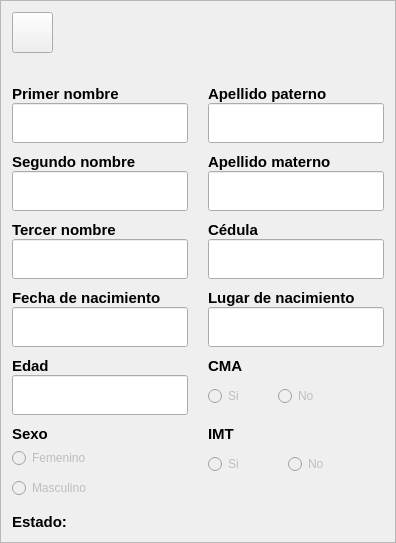
       <widget class="QFrame" name="espacio_personal">
        <property name="maximumSize">
         <size>
          <width>410</width>
          <height>671</height>
         </size>
        </property>
        <property name="styleSheet">
         <string notr="true"/>
        </property>
        <property name="frameShape">
         <enum>QFrame::StyledPanel</enum>
        </property>
        <property name="frameShadow">
         <enum>QFrame::Raised</enum>
        </property>
        <property name="tipo" stdset="0">
         <string>espacio_form</string>
        </property>
        <layout class="QVBoxLayout" name="verticalLayout_3">
         <item>
          <widget class="QPushButton" name="boton_de_regreso">
           <property name="minimumSize">
            <size>
             <width>41</width>
             <height>41</height>
            </size>
           </property>
           <property name="maximumSize">
            <size>
             <width>41</width>
             <height>41</height>
            </size>
           </property>
           <property name="cursor">
            <cursorShape>PointingHandCursor</cursorShape>
           </property>
           <property name="styleSheet">
            <string notr="true"/>
           </property>
           <property name="text">
            <string/>
           </property>
           <property name="iconSize">
            <size>
             <width>30</width>
             <height>30</height>
            </size>
           </property>
           <property name="tipo" stdset="0">
            <string>boton_regresar</string>
           </property>
          </widget>
         </item>
         <item>
          <layout class="QHBoxLayout" name="horizontalLayout">
           <item>
            <spacer name="horizontalSpacer">
             <property name="orientation">
              <enum>Qt::Horizontal</enum>
             </property>
             <property name="sizeHint" stdset="0">
              <size>
               <width>40</width>
               <height>20</height>
              </size>
             </property>
            </spacer>
           </item>
           <item>
            <widget class="QLabel" name="label_imagen_del_alumno">
             <property name="maximumSize">
              <size>
               <width>160</width>
               <height>150</height>
              </size>
             </property>
             <property name="styleSheet">
              <string notr="true"/>
             </property>
             <property name="text">
              <string/>
             </property>
             <property name="pixmap">
              <pixmap>../recursos_de_imagenes/estudiante_m.png</pixmap>
             </property>
             <property name="scaledContents">
              <bool>true</bool>
             </property>
            </widget>
           </item>
           <item>
            <spacer name="horizontalSpacer_2">
             <property name="orientation">
              <enum>Qt::Horizontal</enum>
             </property>
             <property name="sizeHint" stdset="0">
              <size>
               <width>40</width>
               <height>20</height>
              </size>
             </property>
            </spacer>
           </item>
          </layout>
         </item>
         <item>
          <layout class="QGridLayout" name="gridLayout_2">
           <property name="horizontalSpacing">
            <number>20</number>
           </property>
           <property name="verticalSpacing">
            <number>10</number>
           </property>
           <item row="2" column="0">
            <layout class="QVBoxLayout" name="verticalLayout_36">
             <property name="spacing">
              <number>0</number>
             </property>
             <item alignment="Qt::AlignLeft">
              <widget class="QLabel" name="label_tercer_nombre">
               <property name="font">
                <font>
                 <family>Segoe UI</family>
                 <pointsize>11</pointsize>
                 <weight>75</weight>
                 <italic>false</italic>
                 <bold>true</bold>
                </font>
               </property>
               <property name="styleSheet">
                <string notr="true"/>
               </property>
               <property name="text">
                <string>Tercer nombre</string>
               </property>
               <property name="scaledContents">
                <bool>false</bool>
               </property>
               <property name="tipo" stdset="0">
                <string>titulo_qlineedit</string>
               </property>
              </widget>
             </item>
             <item>
              <widget class="QLineEdit" name="input_mostrar_tercer_nombre">
               <property name="enabled">
                <bool>true</bool>
               </property>
               <property name="minimumSize">
                <size>
                 <width>0</width>
                 <height>40</height>
                </size>
               </property>
               <property name="font">
                <font>
                 <family>Segoe UI</family>
                 <pointsize>14</pointsize>
                 <weight>50</weight>
                 <italic>false</italic>
                 <bold>false</bold>
                </font>
               </property>
               <property name="styleSheet">
                <string notr="true"/>
               </property>
               <property name="readOnly">
                <bool>true</bool>
               </property>
              </widget>
             </item>
            </layout>
           </item>
           <item row="5" column="0">
            <widget class="QFrame" name="frame">
             <property name="styleSheet">
              <string notr="true"/>
             </property>
             <layout class="QVBoxLayout" name="verticalLayout_12">
              <property name="spacing">
               <number>0</number>
              </property>
              <property name="leftMargin">
               <number>0</number>
              </property>
              <property name="topMargin">
               <number>0</number>
              </property>
              <property name="rightMargin">
               <number>0</number>
              </property>
              <property name="bottomMargin">
               <number>0</number>
              </property>
              <item>
               <widget class="QLabel" name="label_sexo">
                <property name="maximumSize">
                 <size>
                  <width>50</width>
                  <height>16777215</height>
                 </size>
                </property>
                <property name="font">
                 <font>
                  <family>Segoe UI</family>
                  <pointsize>11</pointsize>
                  <weight>75</weight>
                  <italic>false</italic>
                  <bold>true</bold>
                 </font>
                </property>
                <property name="styleSheet">
                 <string notr="true"/>
                </property>
                <property name="text">
                 <string>Sexo</string>
                </property>
                <property name="scaledContents">
                 <bool>false</bool>
                </property>
                <property name="tipo" stdset="0">
                 <string>titulo_qlineedit</string>
                </property>
               </widget>
              </item>
              <item>
               <widget class="QRadioButton" name="input_sexo_femenino">
                <property name="enabled">
                 <bool>false</bool>
                </property>
                <property name="minimumSize">
                 <size>
                  <width>0</width>
                  <height>30</height>
                 </size>
                </property>
                <property name="styleSheet">
                 <string notr="true"/>
                </property>
                <property name="text">
                 <string>Femenino</string>
                </property>
                <property name="checkable">
                 <bool>true</bool>
                </property>
                <property name="checked">
                 <bool>false</bool>
                </property>
               </widget>
              </item>
              <item>
               <widget class="QRadioButton" name="input_sexo_masculino">
                <property name="enabled">
                 <bool>false</bool>
                </property>
                <property name="minimumSize">
                 <size>
                  <width>0</width>
                  <height>30</height>
                 </size>
                </property>
                <property name="styleSheet">
                 <string notr="true"/>
                </property>
                <property name="text">
                 <string>Masculino</string>
                </property>
                <property name="checkable">
                 <bool>true</bool>
                </property>
                <property name="checked">
                 <bool>false</bool>
                </property>
               </widget>
              </item>
             </layout>
            </widget>
           </item>
           <item row="4" column="1">
            <widget class="QFrame" name="espacio_cma">
             <property name="toolTip">
              <string>&lt;html&gt;&lt;head/&gt;&lt;body&gt;&lt;p&gt;¿Tiene Certificado de Manipulación de Alimentos?&lt;/p&gt;&lt;/body&gt;&lt;/html&gt;</string>
             </property>
             <property name="styleSheet">
              <string notr="true"/>
             </property>
             <layout class="QFormLayout" name="formLayout_5">
              <property name="horizontalSpacing">
               <number>20</number>
              </property>
              <property name="leftMargin">
               <number>0</number>
              </property>
              <property name="topMargin">
               <number>0</number>
              </property>
              <property name="rightMargin">
               <number>0</number>
              </property>
              <property name="bottomMargin">
               <number>0</number>
              </property>
              <item row="0" column="0">
               <widget class="QLabel" name="label_cma">
                <property name="font">
                 <font>
                  <family>Segoe UI</family>
                  <pointsize>11</pointsize>
                  <weight>75</weight>
                  <italic>false</italic>
                  <bold>true</bold>
                 </font>
                </property>
                <property name="styleSheet">
                 <string notr="true"/>
                </property>
                <property name="text">
                 <string>CMA</string>
                </property>
                <property name="scaledContents">
                 <bool>false</bool>
                </property>
                <property name="tipo" stdset="0">
                 <string>titulo_qlineedit</string>
                </property>
               </widget>
              </item>
              <item row="1" column="0">
               <widget class="QRadioButton" name="input_si_cma">
                <property name="enabled">
                 <bool>false</bool>
                </property>
                <property name="minimumSize">
                 <size>
                  <width>50</width>
                  <height>30</height>
                 </size>
                </property>
                <property name="maximumSize">
                 <size>
                  <width>60</width>
                  <height>16777215</height>
                 </size>
                </property>
                <property name="styleSheet">
                 <string notr="true"/>
                </property>
                <property name="text">
                 <string>Si</string>
                </property>
               </widget>
              </item>
              <item row="1" column="1">
               <widget class="QRadioButton" name="input_no_cma">
                <property name="enabled">
                 <bool>false</bool>
                </property>
                <property name="minimumSize">
                 <size>
                  <width>50</width>
                  <height>30</height>
                 </size>
                </property>
                <property name="maximumSize">
                 <size>
                  <width>50</width>
                  <height>16777215</height>
                 </size>
                </property>
                <property name="styleSheet">
                 <string notr="true"/>
                </property>
                <property name="text">
                 <string>No</string>
                </property>
               </widget>
              </item>
             </layout>
            </widget>
           </item>
           <item row="3" column="0">
            <layout class="QVBoxLayout" name="verticalLayout_28">
             <item alignment="Qt::AlignLeft">
              <widget class="QLabel" name="label_fecha_nacimiento">
               <property name="font">
                <font>
                 <family>Segoe UI</family>
                 <pointsize>11</pointsize>
                 <weight>75</weight>
                 <italic>false</italic>
                 <bold>true</bold>
                </font>
               </property>
               <property name="styleSheet">
                <string notr="true"/>
               </property>
               <property name="text">
                <string>Fecha de nacimiento</string>
               </property>
               <property name="scaledContents">
                <bool>false</bool>
               </property>
               <property name="tipo" stdset="0">
                <string>titulo_qlineedit</string>
               </property>
              </widget>
             </item>
             <item>
              <widget class="QLineEdit" name="input_mostrar_fecha_nacimiento">
               <property name="enabled">
                <bool>true</bool>
               </property>
               <property name="minimumSize">
                <size>
                 <width>0</width>
                 <height>40</height>
                </size>
               </property>
               <property name="font">
                <font>
                 <family>Segoe UI</family>
                 <pointsize>14</pointsize>
                 <weight>50</weight>
                 <italic>false</italic>
                 <bold>false</bold>
                </font>
               </property>
               <property name="styleSheet">
                <string notr="true"/>
               </property>
               <property name="readOnly">
                <bool>true</bool>
               </property>
              </widget>
             </item>
            </layout>
           </item>
           <item row="1" column="1">
            <layout class="QVBoxLayout" name="verticalLayout_24">
             <item alignment="Qt::AlignLeft">
              <widget class="QLabel" name="label_apellido_materno">
               <property name="font">
                <font>
                 <family>Segoe UI</family>
                 <pointsize>11</pointsize>
                 <weight>75</weight>
                 <italic>false</italic>
                 <bold>true</bold>
                </font>
               </property>
               <property name="styleSheet">
                <string notr="true"/>
               </property>
               <property name="text">
                <string>Apellido materno</string>
               </property>
               <property name="scaledContents">
                <bool>false</bool>
               </property>
               <property name="tipo" stdset="0">
                <string>titulo_qlineedit</string>
               </property>
              </widget>
             </item>
             <item>
              <widget class="QLineEdit" name="input_mostrar_apellido_materno">
               <property name="enabled">
                <bool>true</bool>
               </property>
               <property name="minimumSize">
                <size>
                 <width>0</width>
                 <height>40</height>
                </size>
               </property>
               <property name="font">
                <font>
                 <family>Segoe UI</family>
                 <pointsize>14</pointsize>
                 <weight>50</weight>
                 <italic>false</italic>
                 <bold>false</bold>
                </font>
               </property>
               <property name="styleSheet">
                <string notr="true"/>
               </property>
               <property name="readOnly">
                <bool>true</bool>
               </property>
              </widget>
             </item>
            </layout>
           </item>
           <item row="5" column="1">
            <widget class="QFrame" name="espacio_imt">
             <property name="toolTip">
              <string>&lt;html&gt;&lt;head/&gt;&lt;body&gt;&lt;p&gt;¿Está Inscrito en el Ministerio de Trabajo?&lt;/p&gt;&lt;/body&gt;&lt;/html&gt;</string>
             </property>
             <property name="styleSheet">
              <string notr="true"/>
             </property>
             <layout class="QFormLayout" name="formLayout_6">
              <property name="horizontalSpacing">
               <number>30</number>
              </property>
              <property name="leftMargin">
               <number>0</number>
              </property>
              <property name="topMargin">
               <number>0</number>
              </property>
              <property name="rightMargin">
               <number>0</number>
              </property>
              <property name="bottomMargin">
               <number>0</number>
              </property>
              <item row="0" column="0">
               <widget class="QLabel" name="label_imt">
                <property name="font">
                 <font>
                  <family>Segoe UI</family>
                  <pointsize>11</pointsize>
                  <weight>75</weight>
                  <italic>false</italic>
                  <bold>true</bold>
                 </font>
                </property>
                <property name="styleSheet">
                 <string notr="true"/>
                </property>
                <property name="text">
                 <string>IMT</string>
                </property>
                <property name="scaledContents">
                 <bool>false</bool>
                </property>
                <property name="tipo" stdset="0">
                 <string>titulo_qlineedit</string>
                </property>
               </widget>
              </item>
              <item row="1" column="0">
               <widget class="QRadioButton" name="input_si_imt">
                <property name="enabled">
                 <bool>false</bool>
                </property>
                <property name="minimumSize">
                 <size>
                  <width>50</width>
                  <height>30</height>
                 </size>
                </property>
                <property name="maximumSize">
                 <size>
                  <width>60</width>
                  <height>16777215</height>
                 </size>
                </property>
                <property name="styleSheet">
                 <string notr="true"/>
                </property>
                <property name="text">
                 <string>Si</string>
                </property>
               </widget>
              </item>
              <item row="1" column="1">
               <widget class="QRadioButton" name="input_no_imt">
                <property name="enabled">
                 <bool>false</bool>
                </property>
                <property name="minimumSize">
                 <size>
                  <width>50</width>
                  <height>30</height>
                 </size>
                </property>
                <property name="maximumSize">
                 <size>
                  <width>60</width>
                  <height>16777215</height>
                 </size>
                </property>
                <property name="styleSheet">
                 <string notr="true"/>
                </property>
                <property name="text">
                 <string>No</string>
                </property>
               </widget>
              </item>
             </layout>
            </widget>
           </item>
           <item row="3" column="1">
            <layout class="QVBoxLayout" name="verticalLayout_29">
             <item alignment="Qt::AlignLeft">
              <widget class="QLabel" name="label_lugar_nacimiento">
               <property name="font">
                <font>
                 <family>Segoe UI</family>
                 <pointsize>11</pointsize>
                 <weight>75</weight>
                 <italic>false</italic>
                 <bold>true</bold>
                </font>
               </property>
               <property name="styleSheet">
                <string notr="true"/>
               </property>
               <property name="text">
                <string>Lugar de nacimiento</string>
               </property>
               <property name="scaledContents">
                <bool>false</bool>
               </property>
               <property name="tipo" stdset="0">
                <string>titulo_qlineedit</string>
               </property>
              </widget>
             </item>
             <item>
              <widget class="QLineEdit" name="input_mostrar_lugar_nacimiento">
               <property name="enabled">
                <bool>true</bool>
               </property>
               <property name="minimumSize">
                <size>
                 <width>0</width>
                 <height>40</height>
                </size>
               </property>
               <property name="font">
                <font>
                 <family>Segoe UI</family>
                 <pointsize>14</pointsize>
                 <weight>50</weight>
                 <italic>false</italic>
                 <bold>false</bold>
                </font>
               </property>
               <property name="styleSheet">
                <string notr="true"/>
               </property>
               <property name="readOnly">
                <bool>true</bool>
               </property>
              </widget>
             </item>
            </layout>
           </item>
           <item row="0" column="1">
            <layout class="QVBoxLayout" name="verticalLayout_27">
             <item alignment="Qt::AlignLeft">
              <widget class="QLabel" name="label_apellido_paterno">
               <property name="font">
                <font>
                 <family>Segoe UI</family>
                 <pointsize>11</pointsize>
                 <weight>75</weight>
                 <italic>false</italic>
                 <bold>true</bold>
                </font>
               </property>
               <property name="styleSheet">
                <string notr="true"/>
               </property>
               <property name="text">
                <string>Apellido paterno</string>
               </property>
               <property name="scaledContents">
                <bool>false</bool>
               </property>
               <property name="tipo" stdset="0">
                <string>titulo_qlineedit</string>
               </property>
              </widget>
             </item>
             <item>
              <widget class="QLineEdit" name="input_mostrar_apellido_paterno">
               <property name="enabled">
                <bool>true</bool>
               </property>
               <property name="minimumSize">
                <size>
                 <width>0</width>
                 <height>40</height>
                </size>
               </property>
               <property name="font">
                <font>
                 <family>Segoe UI</family>
                 <pointsize>14</pointsize>
                 <weight>50</weight>
                 <italic>false</italic>
                 <bold>false</bold>
                </font>
               </property>
               <property name="styleSheet">
                <string notr="true"/>
               </property>
               <property name="readOnly">
                <bool>true</bool>
               </property>
              </widget>
             </item>
            </layout>
           </item>
           <item row="1" column="0">
            <layout class="QVBoxLayout" name="verticalLayout_22">
             <property name="spacing">
              <number>0</number>
             </property>
             <item alignment="Qt::AlignLeft">
              <widget class="QLabel" name="label_segundo_nombre">
               <property name="font">
                <font>
                 <family>Segoe UI</family>
                 <pointsize>11</pointsize>
                 <weight>75</weight>
                 <italic>false</italic>
                 <bold>true</bold>
                </font>
               </property>
               <property name="styleSheet">
                <string notr="true"/>
               </property>
               <property name="text">
                <string>Segundo nombre</string>
               </property>
               <property name="scaledContents">
                <bool>false</bool>
               </property>
               <property name="tipo" stdset="0">
                <string>titulo_qlineedit</string>
               </property>
              </widget>
             </item>
             <item>
              <widget class="QLineEdit" name="input_mostrar_segundo_nombre">
               <property name="enabled">
                <bool>true</bool>
               </property>
               <property name="minimumSize">
                <size>
                 <width>0</width>
                 <height>40</height>
                </size>
               </property>
               <property name="font">
                <font>
                 <family>Segoe UI</family>
                 <pointsize>14</pointsize>
                 <weight>50</weight>
                 <italic>false</italic>
                 <bold>false</bold>
                </font>
               </property>
               <property name="styleSheet">
                <string notr="true"/>
               </property>
               <property name="readOnly">
                <bool>true</bool>
               </property>
              </widget>
             </item>
            </layout>
           </item>
           <item row="4" column="0">
            <layout class="QVBoxLayout" name="verticalLayout_26">
             <item alignment="Qt::AlignLeft">
              <widget class="QLabel" name="label_edad">
               <property name="font">
                <font>
                 <family>Segoe UI</family>
                 <pointsize>11</pointsize>
                 <weight>75</weight>
                 <italic>false</italic>
                 <bold>true</bold>
                </font>
               </property>
               <property name="styleSheet">
                <string notr="true"/>
               </property>
               <property name="text">
                <string>Edad</string>
               </property>
               <property name="scaledContents">
                <bool>false</bool>
               </property>
               <property name="tipo" stdset="0">
                <string>titulo_qlineedit</string>
               </property>
              </widget>
             </item>
             <item>
              <widget class="QLineEdit" name="input_mostrar_edad">
               <property name="enabled">
                <bool>true</bool>
               </property>
               <property name="minimumSize">
                <size>
                 <width>0</width>
                 <height>40</height>
                </size>
               </property>
               <property name="font">
                <font>
                 <family>Segoe UI</family>
                 <pointsize>14</pointsize>
                 <weight>50</weight>
                 <italic>false</italic>
                 <bold>false</bold>
                </font>
               </property>
               <property name="styleSheet">
                <string notr="true"/>
               </property>
               <property name="readOnly">
                <bool>true</bool>
               </property>
              </widget>
             </item>
            </layout>
           </item>
           <item row="0" column="0">
            <layout class="QVBoxLayout" name="verticalLayout_23">
             <property name="spacing">
              <number>0</number>
             </property>
             <item alignment="Qt::AlignLeft">
              <widget class="QLabel" name="label_primer_nombre">
               <property name="font">
                <font>
                 <family>Segoe UI</family>
                 <pointsize>11</pointsize>
                 <weight>75</weight>
                 <italic>false</italic>
                 <bold>true</bold>
                </font>
               </property>
               <property name="styleSheet">
                <string notr="true"/>
               </property>
               <property name="text">
                <string>Primer nombre</string>
               </property>
               <property name="scaledContents">
                <bool>false</bool>
               </property>
               <property name="tipo" stdset="0">
                <string>titulo_qlineedit</string>
               </property>
              </widget>
             </item>
             <item>
              <widget class="QLineEdit" name="input_mostrar_primer_nombre">
               <property name="enabled">
                <bool>true</bool>
               </property>
               <property name="minimumSize">
                <size>
                 <width>0</width>
                 <height>40</height>
                </size>
               </property>
               <property name="font">
                <font>
                 <family>Segoe UI</family>
                 <pointsize>14</pointsize>
                 <weight>50</weight>
                 <italic>false</italic>
                 <bold>false</bold>
                </font>
               </property>
               <property name="styleSheet">
                <string notr="true"/>
               </property>
               <property name="readOnly">
                <bool>true</bool>
               </property>
              </widget>
             </item>
            </layout>
           </item>
           <item row="2" column="1">
            <layout class="QVBoxLayout" name="verticalLayout_25">
             <item alignment="Qt::AlignLeft">
              <widget class="QLabel" name="label_cedula">
               <property name="font">
                <font>
                 <family>Segoe UI</family>
                 <pointsize>11</pointsize>
                 <weight>75</weight>
                 <italic>false</italic>
                 <bold>true</bold>
                </font>
               </property>
               <property name="styleSheet">
                <string notr="true"/>
               </property>
               <property name="text">
                <string>Cédula</string>
               </property>
               <property name="scaledContents">
                <bool>false</bool>
               </property>
               <property name="tipo" stdset="0">
                <string>titulo_qlineedit</string>
               </property>
              </widget>
             </item>
             <item>
              <widget class="QLineEdit" name="input_mostrar_cedula">
               <property name="enabled">
                <bool>true</bool>
               </property>
               <property name="minimumSize">
                <size>
                 <width>0</width>
                 <height>40</height>
                </size>
               </property>
               <property name="font">
                <font>
                 <family>Segoe UI</family>
                 <pointsize>14</pointsize>
                 <weight>50</weight>
                 <italic>false</italic>
                 <bold>false</bold>
                </font>
               </property>
               <property name="styleSheet">
                <string notr="true"/>
               </property>
               <property name="readOnly">
                <bool>true</bool>
               </property>
              </widget>
             </item>
            </layout>
           </item>
           <item row="6" column="0">
            <layout class="QHBoxLayout" name="horizontalLayout_3">
             <item alignment="Qt::AlignLeft|Qt::AlignTop">
              <widget class="QLabel" name="label_estado">
               <property name="font">
                <font>
                 <family>Segoe UI</family>
                 <pointsize>11</pointsize>
                 <weight>75</weight>
                 <italic>false</italic>
                 <bold>true</bold>
                </font>
               </property>
               <property name="styleSheet">
                <string notr="true"/>
               </property>
               <property name="text">
                <string>Estado:</string>
               </property>
               <property name="scaledContents">
                <bool>false</bool>
               </property>
               <property name="tipo" stdset="0">
                <string>titulo_qlineedit</string>
               </property>
              </widget>
             </item>
             <item alignment="Qt::AlignLeft|Qt::AlignTop">
              <widget class="QLabel" name="label_mostrar_estado">
               <property name="sizePolicy">
                <sizepolicy hsizetype="Preferred" vsizetype="Preferred">
                 <horstretch>10</horstretch>
                 <verstretch>0</verstretch>
                </sizepolicy>
               </property>
               <property name="minimumSize">
                <size>
                 <width>90</width>
                 <height>0</height>
                </size>
               </property>
               <property name="font">
                <font>
                 <family>Segoe UI</family>
                 <pointsize>11</pointsize>
                 <weight>75</weight>
                 <italic>false</italic>
                 <bold>true</bold>
                </font>
               </property>
               <property name="styleSheet">
                <string notr="true"/>
               </property>
               <property name="text">
                <string/>
               </property>
               <property name="scaledContents">
                <bool>false</bool>
               </property>
               <property name="tipo" stdset="0">
                <string>titulo_qlineedit</string>
               </property>
              </widget>
             </item>
            </layout>
           </item>
          </layout>
         </item>
        </layout>
       </widget>
